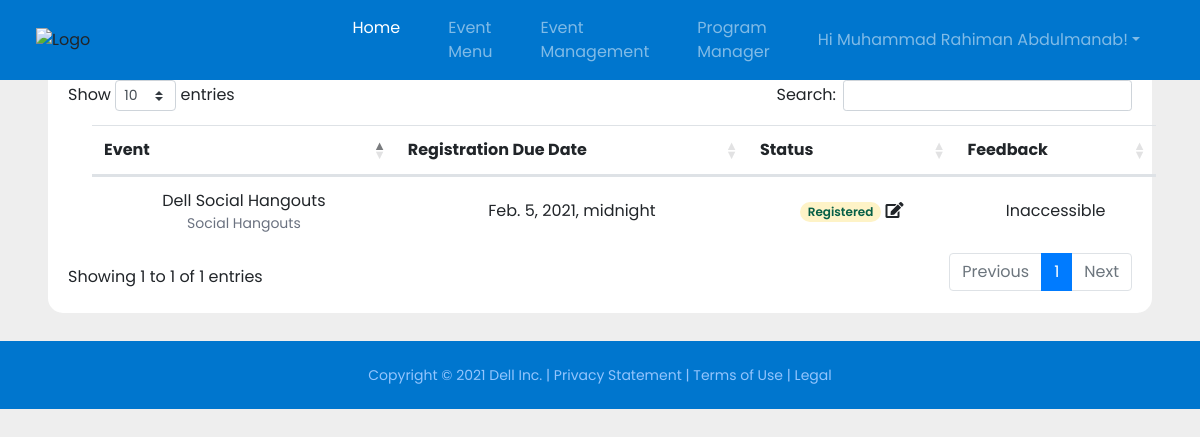
The app's page /app/event_management (signed in), older data.
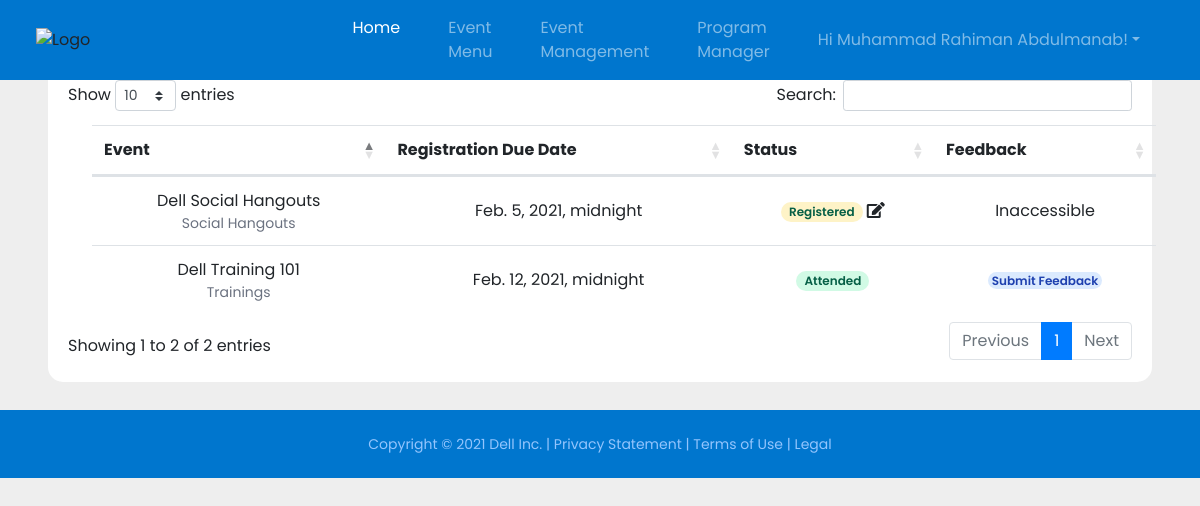
The same page, newer data.
### account/models.py (models this page shows, shortened)
class Account(AbstractBaseUser, PermissionsMixin):
    username = None
    email = models.EmailField(max_length=60, unique=True)
    first_name = models.CharField(max_length=200, default="Not Set")
    last_name = models.CharField(max_length=200, default="Not Set")
    full_name = models.CharField(max_length=200, default="Not Set")
    phone_number = models.CharField(max_length=12, default="Not Set")
    department = models.ForeignKey("account.Department", on_delete=models.CASCADE)
    position = models.CharField(max_length=200, default="Not Set")
    role = models.ForeignKey("account.Role", on_delete=models.CASCADE)
    date_joined = models.DateTimeField(auto_now_add=True)
    last_login = models.DateTimeField(auto_now=True)
    is_active = models.BooleanField(default=True)
    is_staff = models.BooleanField(default=False)
    is_superuser = models.BooleanField(default=False)
    USERNAME_FIELD = 'email'
    REQUIRED_FIELDS = ['first_name', 'last_name', 'role', 'position', 'department']
    objects = AccountManager()

### main/models.py (models this page shows, shortened)
class Registration(models.Model):
    participant_fk = models.ForeignKey(
        settings.AUTH_USER_MODEL,
        on_delete=models.CASCADE
    )
    event_fk = models.ForeignKey(
        'main.Event',
        on_delete=models.CASCADE
    )
    status_fk = models.ForeignKey(
        'main.Status',
        on_delete=models.CASCADE,
        default=''
    )

class Event(models.Model):
    name = models.CharField(max_length=100)
    category = models.ForeignKey(
        'main.Category',
        on_delete=models.CASCADE
    )
    start_datetime = models.DateTimeField(null=True, blank=True)
    end_datetime = models.DateTimeField(null=True, blank=True)
    reg_due_datetime = models.DateTimeField(null=True, blank=True)
    virtual = models.BooleanField(default=False)
    description = models.TextField(max_length=1000)
    venue_platform = models.CharField(max_length=100, default='Not Set')
    prog_mgr = models.ManyToManyField(settings.AUTH_USER_MODEL, related_name="prog_mgr")
    comm_lead = models.ManyToManyField(settings.AUTH_USER_MODEL)
    speaker = models.CharField(max_length=100, default='Not Set')
    status_fk = models.ForeignKey(
        'main.Status',
        on_delete=models.CASCADE,
        default=''
    )
    img_url = models.CharField(max_length=5000)

class Category(models.Model):
    name = models.CharField(max_length=50)

class Status(models.Model):
    name = models.CharField(max_length=50)

### main/views.py (the view)
# urls.py: path('event_management', views.pt_event_mngt, name="pt_event_mngt"),
@login_required(login_url='login')
def pt_event_mngt(request):
    if request.method == 'POST':
        return redirect('pt_event_mngt')
    else:
        context = {
            'event_reg': Registration.objects.filter(participant_fk=Account.objects.get(email=request.user.email))
        }
        return render(request, 'pt_event_mngt.html', context)

### main/templates/pt_event_mngt.html (shortened to what this page needs)
{% extends "user_base.html" %}
{% load static %}
        {% block body %}
        <section>
            <table id="event_management" class="table m-6 divide-y divide-gray-200 align-middle" style="width:100%">
                <thead>
                    <tr>
                        <th>Event</th>
                        <th>Registration Due Date</th>
                        <th>Status</th>
                        <th>Feedback</th>
                    </tr>
                </thead>
                <tbody>
                    {% for reg in event_reg %}
                    {% if reg.status_fk.name == 'Registered' or reg.status_fk.name == 'Attended' or reg.status_fk.name == 'Postponed' %}
                    <tr>
                        <td class="row-center">
                            <div>
                                {{ reg.event_fk.name }}
                            </div>
                            <div class="text-sm text-gray-500">
                                {{ reg.event_fk.category.name }}
                            </div>
                        </td>
                        <td class="row-center">{{ reg.event_fk.reg_due_datetime }}</td>
                        <td class="row-center">
                            {% if reg.status_fk.name == 'Attended' %}
                            <span
                                class="px-2 inline-flex text-xs leading-5 font-semibold rounded-full bg-green-100 text-green-800">
                                {{ reg.status_fk.name }}
                            </span>
                            {% else %}
                            <span
                                class="px-2 inline-flex text-xs leading-5 font-semibold rounded-full bg-yellow-100 text-green-800">
                                {{ reg.status_fk.name }}
                            </span>
                            <a id="pt-event-status-modal-pop" style="cursor: pointer;"
                                data-url="{% url 'pt_event_status_modal' reg.id %}" title="Edit Status"><i
                                    class="fas fa-edit"></i>
                            </a>
                            {% endif %}
                        </td>
                        <td class="row-center">
                            {% if reg.status_fk.name == 'Attended' %}
                            <a id="pt-event-feedback-modal-pop" style="cursor: pointer;"
                                data-url="{% url 'pt_event_feedback_modal' reg.id %}"
                                class="hover:no-underline text-xs px-1 font-semibold rounded-full bg-blue-100 text-blue-800">Submit
                                Feedback</a>
                            {% else %}
                            Inaccessible
                            {% endif %}
                        </td>
                    </tr>
                    {% endif %}
                    {% endfor %}
                </tbody>
            </table>
        </section>
        {% endblock %}

### templates/user_base.html (shortened to what this page needs)
<!DOCTYPE html>
<html lang="en">
<head>
    {% load static %}
    <link rel="stylesheet" href="https://stackpath.bootstrapcdn.com/bootstrap/4.5.2/css/bootstrap.min.css"
>
    <link rel="stylesheet"
        href="https://cdn.jsdelivr.net/npm/bootstrap-select@1.13.14/dist/css/bootstrap-select.min.css">
    <link href="https://unpkg.com/tailwindcss@^2/dist/tailwind.min.css" rel="stylesheet">
    <link rel="stylesheet" href="https://cdnjs.cloudflare.com/ajax/libs/font-awesome/5.14.0/css/all.min.css"
 />
    <link rel="stylesheet" type="text/css" href="https://cdn.datatables.net/1.10.21/css/dataTables.bootstrap4.min.css">
    <link rel='stylesheet' type="text/css" href="{% static 'css/base.css' %}">
</head>
<body>
    {% include 'navbar.html' %}
    <div class="base-container">
        {% block body %}
        {% endblock %}
    </div>
    <footer class="bg-blue-dell p-6 mt-7">
        <div class="container text-center text-blue-300 text-sm">
            Copyright © 2021 Dell Inc. | <a class="hover:no-underline" href="">Privacy Statement</a> | <a
                class="hover:no-underline" href="">Terms of Use</a> | <a class="hover:no-underline" href="">Legal</a>
        </div>
    </footer>
</body>
</html>

### templates/navbar.html (shortened to what this page needs)
{% load static %}
<nav class="navbar fixed-top navbar-expand-lg navbar-dark bg-blue-dell md:px-9">
    <div class="md:container float-left">
        <a href="{% url 'home' %}">
            <div class="float-left">
                <img class="h-6" src="https://tbcdn.talentbrew.com/company/375/v2_0/img/logo-dell-technologies.svg"
                    alt="Logo">
            </div>
        </a>
    </div>
    <div class="collapse navbar-collapse" id="navbarSupportedContent">
        <ul class="navbar-nav mr-auto text-blue-300 hover:text-white">
            <li class="nav-item mx-3 w-max">
                <a class="nav-link text-white" href="{% url 'home' %}">Home</a>
            </li>
            <li class="nav-item mx-3">
                <a class="nav-link" href="{% url 'event_menu' %}">Event Menu</a>
            </li>
            <li class="nav-item mx-3">
                <a class="nav-link" href="{% url 'pt_event_mngt' %}">Event Management</a>
            </li>
            {% if request.user.role.role_name == 'Program Manager' %}
            <li class="nav-item mx-3">
                <a class="nav-link" href="{% url 'pm_event_proposal' %}">Program Manager</a>
            </li>
            {% endif %}
        </ul>
        {% if user.is_authenticated %}
        <ul class="nav navbar-nav navbar-right ml-auto justify-content-end">
            <li class="nav-item dropdown">
                <a href="#" data-toggle="dropdown" class="nav-link dropdown-toggle user-action mx-3">Hi {{ request.user.full_name }}!</a>
            </li>
        </ul>
        {% else %}
        <div class="text-center">
            <a href="{% url 'login' %}" class="btn btn-primary hover:bg-blue-900" role="button">Log In</a>
        </div>
        {% endif %}
    </div>
</nav>

### main/static/css/base.css (style rules this page uses)
* { box-sizing: border-box; font-family: "Poppins"; }
html { scroll-behavior: smooth; }
body { background-color: #eee; box-sizing: border-box; margin: 0; padding: 0; border: 0; overflow-x: hidden; }
img { vertical-align: middle; border-style: none; margin-left: auto; margin-right: auto; }
.base-container { border-radius: 15px; background: #ffffff; padding: 20px; margin-left: 4%; margin-top: 5%; width: 92vw; height: 100%; }
th { text-align: center; }
.table td, .table th { vertical-align: middle; }
.row-center { text-align: center; }
.bg-blue-dell { background-color: #0076ce; }

Row changes from the older to the newer data that the page shows:
now on this page (row edited): Registration: event_fk.name "Dell Training 101", event_fk.category.name "Trainings", event_fk.reg_due_datetime "Feb. 12, 2021, midnight", status_fk.name "Attended", shows "Submit Feedback"
Text that changed along with them:
text written by a page script: "Show entries Search: Showing 1 to 1 of 1 entries Previous 1 Next" → "Show entries Search: Showing 1 to 2 of 2 entries Previous 1 Next"
